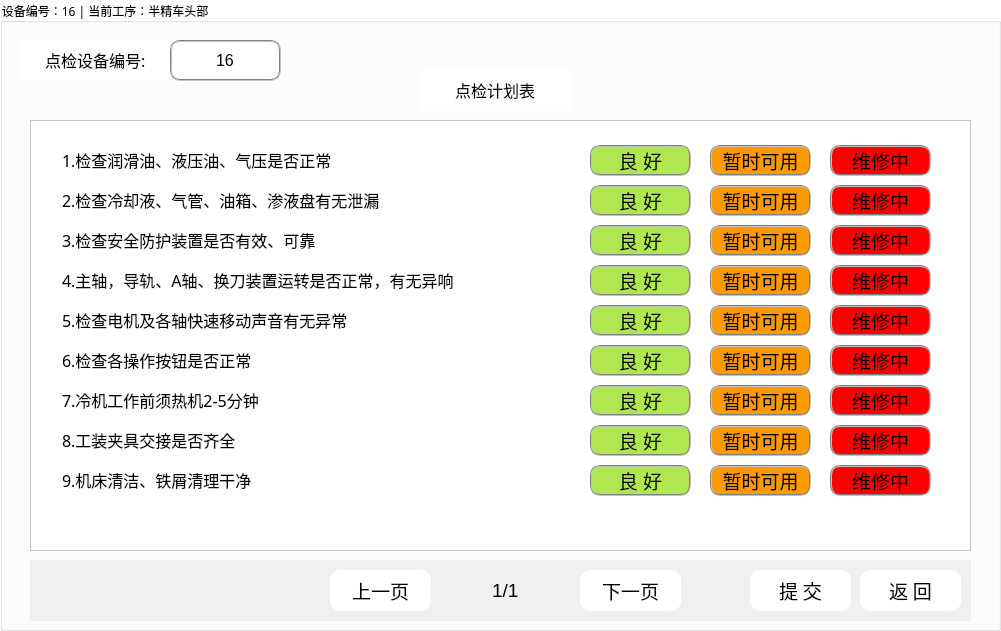
  <widget class="QGroupBox" name="groupBox">
   <property name="geometry">
    <rect>
     <x>11</x>
     <y>120</y>
     <width>1001</width>
     <height>631</height>
    </rect>
   </property>
   <property name="font">
    <font>
     <family>微软雅黑</family>
    </font>
   </property>
   <property name="styleSheet">
    <string notr="true">background-color: #ffffff;</string>
   </property>
   <property name="title">
    <string>设备编号：16 | 当前工序：半精车头部        </string>
   </property>
   <widget class="QLineEdit" name="lineEdit_51">
    <property name="geometry">
     <rect>
      <x>20</x>
      <y>40</y>
      <width>151</width>
      <height>41</height>
     </rect>
    </property>
    <property name="font">
     <font>
      <family>宋体</family>
      <pointsize>12</pointsize>
     </font>
    </property>
    <property name="styleSheet">
     <string notr="true">border:none</string>
    </property>
    <property name="text">
     <string>点检设备编号:</string>
    </property>
    <property name="cursorPosition">
     <number>7</number>
    </property>
    <property name="alignment">
     <set>Qt::AlignCenter</set>
    </property>
   </widget>
   <widget class="QLineEdit" name="lineEdit_67">
    <property name="geometry">
     <rect>
      <x>170</x>
      <y>40</y>
      <width>111</width>
      <height>41</height>
     </rect>
    </property>
    <property name="font">
     <font>
      <family>Arial</family>
      <pointsize>12</pointsize>
     </font>
    </property>
    <property name="styleSheet">
     <string notr="true">border-radius: 10px;
border: 2px groove gray;</string>
    </property>
    <property name="text">
     <string>16</string>
    </property>
    <property name="cursorPosition">
     <number>2</number>
    </property>
    <property name="alignment">
     <set>Qt::AlignCenter</set>
    </property>
   </widget>
   <widget class="QLineEdit" name="lineEdit_52">
    <property name="geometry">
     <rect>
      <x>420</x>
      <y>70</y>
      <width>151</width>
      <height>41</height>
     </rect>
    </property>
    <property name="font">
     <font>
      <family>宋体</family>
      <pointsize>12</pointsize>
     </font>
    </property>
    <property name="styleSheet">
     <string notr="true">border:none</string>
    </property>
    <property name="text">
     <string>点检计划表</string>
    </property>
    <property name="cursorPosition">
     <number>5</number>
    </property>
    <property name="alignment">
     <set>Qt::AlignCenter</set>
    </property>
   </widget>
   <widget class="QListView" name="listView">
    <property name="geometry">
     <rect>
      <x>30</x>
      <y>120</y>
      <width>941</width>
      <height>431</height>
     </rect>
    </property>
   </widget>
   <widget class="QLineEdit" name="lineEdit_53">
    <property name="geometry">
     <rect>
      <x>60</x>
      <y>140</y>
      <width>451</width>
      <height>41</height>
     </rect>
    </property>
    <property name="font">
     <font>
      <family>宋体</family>
      <pointsize>12</pointsize>
     </font>
    </property>
    <property name="styleSheet">
     <string notr="true">border:none;
text-align: left;</string>
    </property>
    <property name="text">
     <string>1.检查润滑油、液压油、气压是否正常</string>
    </property>
    <property name="cursorPosition">
     <number>18</number>
    </property>
    <property name="alignment">
     <set>Qt::AlignLeading|Qt::AlignLeft|Qt::AlignVCenter</set>
    </property>
   </widget>
   <widget class="QLineEdit" name="lineEdit_54">
    <property name="geometry">
     <rect>
      <x>60</x>
      <y>180</y>
      <width>451</width>
      <height>41</height>
     </rect>
    </property>
    <property name="font">
     <font>
      <family>宋体</family>
      <pointsize>12</pointsize>
     </font>
    </property>
    <property name="styleSheet">
     <string notr="true">border:none;
text-align: left;</string>
    </property>
    <property name="text">
     <string>2.检查冷却液、气管、油箱、渗液盘有无泄漏</string>
    </property>
    <property name="cursorPosition">
     <number>21</number>
    </property>
    <property name="alignment">
     <set>Qt::AlignLeading|Qt::AlignLeft|Qt::AlignVCenter</set>
    </property>
   </widget>
   <widget class="QLineEdit" name="lineEdit_55">
    <property name="geometry">
     <rect>
      <x>60</x>
      <y>220</y>
      <width>451</width>
      <height>41</height>
     </rect>
    </property>
    <property name="font">
     <font>
      <family>宋体</family>
      <pointsize>12</pointsize>
     </font>
    </property>
    <property name="styleSheet">
     <string notr="true">border:none;
text-align: left;</string>
    </property>
    <property name="text">
     <string>3.检查安全防护装置是否有效、可靠</string>
    </property>
    <property name="cursorPosition">
     <number>17</number>
    </property>
    <property name="alignment">
     <set>Qt::AlignLeading|Qt::AlignLeft|Qt::AlignVCenter</set>
    </property>
   </widget>
   <widget class="QLineEdit" name="lineEdit_56">
    <property name="geometry">
     <rect>
      <x>60</x>
      <y>260</y>
      <width>501</width>
      <height>41</height>
     </rect>
    </property>
    <property name="font">
     <font>
      <family>宋体</family>
      <pointsize>12</pointsize>
     </font>
    </property>
    <property name="styleSheet">
     <string notr="true">border:none;
text-align: left;</string>
    </property>
    <property name="text">
     <string>4.主轴，导轨、A轴、换刀装置运转是否正常，有无异响</string>
    </property>
    <property name="cursorPosition">
     <number>26</number>
    </property>
    <property name="alignment">
     <set>Qt::AlignLeading|Qt::AlignLeft|Qt::AlignVCenter</set>
    </property>
   </widget>
   <widget class="QLineEdit" name="lineEdit_57">
    <property name="geometry">
     <rect>
      <x>60</x>
      <y>300</y>
      <width>451</width>
      <height>41</height>
     </rect>
    </property>
    <property name="font">
     <font>
      <family>宋体</family>
      <pointsize>12</pointsize>
     </font>
    </property>
    <property name="styleSheet">
     <string notr="true">border:none;
text-align: left;</string>
    </property>
    <property name="text">
     <string>5.检查电机及各轴快速移动声音有无异常</string>
    </property>
    <property name="cursorPosition">
     <number>19</number>
    </property>
    <property name="alignment">
     <set>Qt::AlignLeading|Qt::AlignLeft|Qt::AlignVCenter</set>
    </property>
   </widget>
   <widget class="QLineEdit" name="lineEdit_58">
    <property name="geometry">
     <rect>
      <x>60</x>
      <y>340</y>
      <width>451</width>
      <height>41</height>
     </rect>
    </property>
    <property name="font">
     <font>
      <family>宋体</family>
      <pointsize>12</pointsize>
     </font>
    </property>
    <property name="styleSheet">
     <string notr="true">border:none;
text-align: left;</string>
    </property>
    <property name="text">
     <string>6.检查各操作按钮是否正常</string>
    </property>
    <property name="cursorPosition">
     <number>13</number>
    </property>
    <property name="alignment">
     <set>Qt::AlignLeading|Qt::AlignLeft|Qt::AlignVCenter</set>
    </property>
   </widget>
   <widget class="QLineEdit" name="lineEdit_59">
    <property name="geometry">
     <rect>
      <x>60</x>
      <y>380</y>
      <width>451</width>
      <height>41</height>
     </rect>
    </property>
    <property name="font">
     <font>
      <family>宋体</family>
      <pointsize>12</pointsize>
     </font>
    </property>
    <property name="styleSheet">
     <string notr="true">border:none;
text-align: left;</string>
    </property>
    <property name="text">
     <string>7.冷机工作前须热机2-5分钟</string>
    </property>
    <property name="cursorPosition">
     <number>15</number>
    </property>
    <property name="alignment">
     <set>Qt::AlignLeading|Qt::AlignLeft|Qt::AlignVCenter</set>
    </property>
   </widget>
   <widget class="QLineEdit" name="lineEdit_60">
    <property name="geometry">
     <rect>
      <x>60</x>
      <y>420</y>
      <width>451</width>
      <height>41</height>
     </rect>
    </property>
    <property name="font">
     <font>
      <family>宋体</family>
      <pointsize>12</pointsize>
     </font>
    </property>
    <property name="styleSheet">
     <string notr="true">border:none;
text-align: left;</string>
    </property>
    <property name="text">
     <string>8.工装夹具交接是否齐全</string>
    </property>
    <property name="cursorPosition">
     <number>12</number>
    </property>
    <property name="alignment">
     <set>Qt::AlignLeading|Qt::AlignLeft|Qt::AlignVCenter</set>
    </property>
   </widget>
   <widget class="QLineEdit" name="lineEdit_61">
    <property name="geometry">
     <rect>
      <x>60</x>
      <y>460</y>
      <width>451</width>
      <height>41</height>
     </rect>
    </property>
    <property name="font">
     <font>
      <family>宋体</family>
      <pointsize>12</pointsize>
     </font>
    </property>
    <property name="styleSheet">
     <string notr="true">border:none;
text-align: left;</string>
    </property>
    <property name="text">
     <string>9.机床清洁、铁屑清理干净</string>
    </property>
    <property name="cursorPosition">
     <number>13</number>
    </property>
    <property name="alignment">
     <set>Qt::AlignLeading|Qt::AlignLeft|Qt::AlignVCenter</set>
    </property>
   </widget>
   <widget class="QPushButton" name="pushButton_5">
    <property name="geometry">
     <rect>
      <x>590</x>
      <y>140</y>
      <width>101</width>
      <height>41</height>
     </rect>
    </property>
    <property name="font">
     <font>
      <family>Arial</family>
      <pointsize>14</pointsize>
     </font>
    </property>
    <property name="styleSheet">
     <string notr="true">QPushButton#pushButton_5 {
background-color: #B0E650;
border-radius: 10px;
border: 2px groove gray;
margin: 5px 0;
}

QPushButton#pushButton_5:hover {
background-color: rgb(240,240,240);
}</string>
    </property>
    <property name="text">
     <string>良 好</string>
    </property>
   </widget>
   <widget class="QPushButton" name="pushButton_6">
    <property name="geometry">
     <rect>
      <x>710</x>
      <y>140</y>
      <width>101</width>
      <height>41</height>
     </rect>
    </property>
    <property name="font">
     <font>
      <family>Arial</family>
      <pointsize>14</pointsize>
     </font>
    </property>
    <property name="styleSheet">
     <string notr="true">QPushButton#pushButton_6 {
background-color: #FF9900;
border-radius: 10px;
border: 2px groove gray;
margin: 5px 0;
}

QPushButton#pushButton_6:hover {
background-color: rgb(240,240,240);
}</string>
    </property>
    <property name="text">
     <string>暂时可用</string>
    </property>
   </widget>
   <widget class="QPushButton" name="pushButton_7">
    <property name="geometry">
     <rect>
      <x>830</x>
      <y>140</y>
      <width>101</width>
      <height>41</height>
     </rect>
    </property>
    <property name="font">
     <font>
      <family>Arial</family>
      <pointsize>14</pointsize>
     </font>
    </property>
    <property name="styleSheet">
     <string notr="true">QPushButton#pushButton_7 {
background-color: red;
border-radius: 10px;
border: 2px groove gray;
margin: 5px 0;
}

QPushButton#pushButton_7:hover {
background-color: rgb(240,240,240);
}</string>
    </property>
    <property name="text">
     <string>维修中</string>
    </property>
   </widget>
   <widget class="QPushButton" name="pushButton_8">
    <property name="geometry">
     <rect>
      <x>830</x>
      <y>180</y>
      <width>101</width>
      <height>41</height>
     </rect>
    </property>
    <property name="font">
     <font>
      <family>Arial</family>
      <pointsize>14</pointsize>
     </font>
    </property>
    <property name="styleSheet">
     <string notr="true">QPushButton#pushButton_8 {
background-color: red;
border-radius: 10px;
border: 2px groove gray;
margin: 5px 0;
}

QPushButton#pushButton_8:hover {
background-color: rgb(240,240,240);
}</string>
    </property>
    <property name="text">
     <string>维修中</string>
    </property>
   </widget>
   <widget class="QPushButton" name="pushButton_9">
    <property name="geometry">
     <rect>
      <x>590</x>
      <y>180</y>
      <width>101</width>
      <height>41</height>
     </rect>
    </property>
    <property name="font">
     <font>
      <family>Arial</family>
      <pointsize>14</pointsize>
     </font>
    </property>
    <property name="styleSheet">
     <string notr="true">QPushButton#pushButton_9 {
background-color: #B0E650;
border-radius: 10px;
border: 2px groove gray;
margin: 5px 0;
}

QPushButton#pushButton_9:hover {
background-color: rgb(240,240,240);
}</string>
    </property>
    <property name="text">
     <string>良 好</string>
    </property>
   </widget>
   <widget class="QPushButton" name="pushButton_10">
    <property name="geometry">
     <rect>
      <x>710</x>
      <y>180</y>
      <width>101</width>
      <height>41</height>
     </rect>
    </property>
    <property name="font">
     <font>
      <family>Arial</family>
      <pointsize>14</pointsize>
     </font>
    </property>
    <property name="styleSheet">
     <string notr="true">QPushButton#pushButton_10 {
background-color: #FF9900;
border-radius: 10px;
border: 2px groove gray;
margin: 5px 0;
}

QPushButton#pushButton_10:hover {
background-color: rgb(240,240,240);
}</string>
    </property>
    <property name="text">
     <string>暂时可用</string>
    </property>
   </widget>
   <widget class="QPushButton" name="pushButton_11">
    <property name="geometry">
     <rect>
      <x>590</x>
      <y>220</y>
      <width>101</width>
      <height>41</height>
     </rect>
    </property>
    <property name="font">
     <font>
      <family>Arial</family>
      <pointsize>14</pointsize>
     </font>
    </property>
    <property name="styleSheet">
     <string notr="true">QPushButton#pushButton_11 {
background-color: #B0E650;
border-radius: 10px;
border: 2px groove gray;
margin: 5px 0;
}

QPushButton#pushButton_11:hover {
background-color: rgb(240,240,240);
}</string>
    </property>
    <property name="text">
     <string>良 好</string>
    </property>
   </widget>
   <widget class="QPushButton" name="pushButton_12">
    <property name="geometry">
     <rect>
      <x>710</x>
      <y>220</y>
      <width>101</width>
      <height>41</height>
     </rect>
    </property>
    <property name="font">
     <font>
      <family>Arial</family>
      <pointsize>14</pointsize>
     </font>
    </property>
    <property name="styleSheet">
     <string notr="true">QPushButton#pushButton_12 {
background-color: #FF9900;
border-radius: 10px;
border: 2px groove gray;
margin: 5px 0;
}

QPushButton#pushButton_12:hover {
background-color: rgb(240,240,240);
}</string>
    </property>
    <property name="text">
     <string>暂时可用</string>
    </property>
   </widget>
   <widget class="QPushButton" name="pushButton_13">
    <property name="geometry">
     <rect>
      <x>830</x>
      <y>220</y>
      <width>101</width>
      <height>41</height>
     </rect>
    </property>
    <property name="font">
     <font>
      <family>Arial</family>
      <pointsize>14</pointsize>
     </font>
    </property>
    <property name="styleSheet">
     <string notr="true">QPushButton#pushButton_13 {
background-color: red;
border-radius: 10px;
border: 2px groove gray;
margin: 5px 0;
}

QPushButton#pushButton_13:hover {
background-color: rgb(240,240,240);
}</string>
    </property>
    <property name="text">
     <string>维修中</string>
    </property>
   </widget>
   <widget class="QPushButton" name="pushButton_14">
    <property name="geometry">
     <rect>
      <x>590</x>
      <y>260</y>
      <width>101</width>
      <height>41</height>
     </rect>
    </property>
    <property name="font">
     <font>
      <family>Arial</family>
      <pointsize>14</pointsize>
     </font>
    </property>
    <property name="styleSheet">
     <string notr="true">QPushButton#pushButton_14 {
background-color: #B0E650;
border-radius: 10px;
border: 2px groove gray;
margin: 5px 0;
}

QPushButton#pushButton_14:hover {
background-color: rgb(240,240,240);
}</string>
    </property>
    <property name="text">
     <string>良 好</string>
    </property>
   </widget>
   <widget class="QPushButton" name="pushButton_15">
    <property name="geometry">
     <rect>
      <x>710</x>
      <y>260</y>
      <width>101</width>
      <height>41</height>
     </rect>
    </property>
    <property name="font">
     <font>
      <family>Arial</family>
      <pointsize>14</pointsize>
     </font>
    </property>
    <property name="styleSheet">
     <string notr="true">QPushButton#pushButton_15 {
background-color: #FF9900;
border-radius: 10px;
border: 2px groove gray;
margin: 5px 0;
}

QPushButton#pushButton_15:hover {
background-color: rgb(240,240,240);
}</string>
    </property>
    <property name="text">
     <string>暂时可用</string>
    </property>
   </widget>
   <widget class="QPushButton" name="pushButton_16">
    <property name="geometry">
     <rect>
      <x>830</x>
      <y>260</y>
      <width>101</width>
      <height>41</height>
     </rect>
    </property>
    <property name="font">
     <font>
      <family>Arial</family>
      <pointsize>14</pointsize>
     </font>
    </property>
    <property name="styleSheet">
     <string notr="true">QPushButton#pushButton_16 {
background-color: red;
border-radius: 10px;
border: 2px groove gray;
margin: 5px 0;
}

QPushButton#pushButton_16:hover {
background-color: rgb(240,240,240);
}</string>
    </property>
    <property name="text">
     <string>维修中</string>
    </property>
   </widget>
   <widget class="QPushButton" name="pushButton_17">
    <property name="geometry">
     <rect>
      <x>590</x>
      <y>300</y>
      <width>101</width>
      <height>41</height>
     </rect>
    </property>
    <property name="font">
     <font>
      <family>Arial</family>
      <pointsize>14</pointsize>
     </font>
    </property>
    <property name="styleSheet">
     <string notr="true">QPushButton#pushButton_17 {
background-color: #B0E650;
border-radius: 10px;
border: 2px groove gray;
margin: 5px 0;
}

QPushButton#pushButton_17:hover {
background-color: rgb(240,240,240);
}</string>
    </property>
    <property name="text">
     <string>良 好</string>
    </property>
   </widget>
   <widget class="QPushButton" name="pushButton_19">
    <property name="geometry">
     <rect>
      <x>710</x>
      <y>300</y>
      <width>101</width>
      <height>41</height>
     </rect>
    </property>
    <property name="font">
     <font>
      <family>Arial</family>
      <pointsize>14</pointsize>
     </font>
    </property>
    <property name="styleSheet">
     <string notr="true">QPushButton#pushButton_19 {
background-color: #FF9900;
border-radius: 10px;
border: 2px groove gray;
margin: 5px 0;
}

QPushButton#pushButton_19:hover {
background-color: rgb(240,240,240);
}</string>
    </property>
    <property name="text">
     <string>暂时可用</string>
    </property>
   </widget>
   <widget class="QPushButton" name="pushButton_21">
    <property name="geometry">
     <rect>
      <x>830</x>
      <y>300</y>
      <width>101</width>
      <height>41</height>
     </rect>
    </property>
    <property name="font">
     <font>
      <family>Arial</family>
      <pointsize>14</pointsize>
     </font>
    </property>
    <property name="styleSheet">
     <string notr="true">QPushButton#pushButton_21 {
background-color: red;
border-radius: 10px;
border: 2px groove gray;
margin: 5px 0;
}

QPushButton#pushButton_21:hover {
background-color: rgb(240,240,240);
}</string>
    </property>
    <property name="text">
     <string>维修中</string>
    </property>
   </widget>
   <widget class="QPushButton" name="pushButton_22">
    <property name="geometry">
     <rect>
      <x>590</x>
      <y>340</y>
      <width>101</width>
      <height>41</height>
     </rect>
    </property>
    <property name="font">
     <font>
      <family>Arial</family>
      <pointsize>14</pointsize>
     </font>
    </property>
    <property name="styleSheet">
     <string notr="true">QPushButton#pushButton_22 {
background-color: #B0E650;
border-radius: 10px;
border: 2px groove gray;
margin: 5px 0;
}

QPushButton#pushButton_22:hover {
background-color: rgb(240,240,240);
}</string>
    </property>
    <property name="text">
     <string>良 好</string>
    </property>
   </widget>
   <widget class="QPushButton" name="pushButton_23">
    <property name="geometry">
     <rect>
      <x>710</x>
      <y>340</y>
      <width>101</width>
      <height>41</height>
     </rect>
    </property>
    <property name="font">
     <font>
      <family>Arial</family>
      <pointsize>14</pointsize>
     </font>
    </property>
    <property name="styleSheet">
     <string notr="true">QPushButton#pushButton_23 {
background-color: #FF9900;
border-radius: 10px;
border: 2px groove gray;
margin: 5px 0;
}

QPushButton#pushButton_23:hover {
background-color: rgb(240,240,240);
}</string>
    </property>
    <property name="text">
     <string>暂时可用</string>
    </property>
   </widget>
   <widget class="QPushButton" name="pushButton_25">
    <property name="geometry">
     <rect>
      <x>830</x>
      <y>340</y>
      <width>101</width>
      <height>41</height>
     </rect>
    </property>
    <property name="font">
     <font>
      <family>Arial</family>
      <pointsize>14</pointsize>
     </font>
    </property>
    <property name="styleSheet">
     <string notr="true">QPushButton#pushButton_25 {
background-color: red;
border-radius: 10px;
border: 2px groove gray;
margin: 5px 0;
}

QPushButton#pushButton_25:hover {
background-color: rgb(240,240,240);
}</string>
    </property>
    <property name="text">
     <string>维修中</string>
    </property>
   </widget>
   <widget class="QPushButton" name="pushButton_26">
    <property name="geometry">
     <rect>
      <x>590</x>
      <y>380</y>
      <width>101</width>
      <height>41</height>
     </rect>
    </property>
    <property name="font">
     <font>
      <family>Arial</family>
      <pointsize>14</pointsize>
     </font>
    </property>
    <property name="styleSheet">
     <string notr="true">QPushButton#pushButton_26 {
background-color: #B0E650;
border-radius: 10px;
border: 2px groove gray;
margin: 5px 0;
}

QPushButton#pushButton_26:hover {
background-color: rgb(240,240,240);
}</string>
    </property>
    <property name="text">
     <string>良 好</string>
    </property>
   </widget>
   <widget class="QPushButton" name="pushButton_27">
    <property name="geometry">
     <rect>
      <x>710</x>
      <y>380</y>
      <width>101</width>
      <height>41</height>
     </rect>
    </property>
    <property name="font">
     <font>
      <family>Arial</family>
      <pointsize>14</pointsize>
     </font>
    </property>
    <property name="styleSheet">
     <string notr="true">QPushButton#pushButton_27 {
background-color: #FF9900;
border-radius: 10px;
border: 2px groove gray;
margin: 5px 0;
}

QPushButton#pushButton_27:hover {
background-color: rgb(240,240,240);
}</string>
    </property>
    <property name="text">
     <string>暂时可用</string>
    </property>
   </widget>
   <widget class="QPushButton" name="pushButton_28">
    <property name="geometry">
     <rect>
      <x>830</x>
      <y>380</y>
      <width>101</width>
      <height>41</height>
     </rect>
    </property>
    <property name="font">
     <font>
      <family>Arial</family>
      <pointsize>14</pointsize>
     </font>
    </property>
    <property name="styleSheet">
     <string notr="true">QPushButton#pushButton_28 {
background-color: red;
border-radius: 10px;
border: 2px groove gray;
margin: 5px 0;
}

QPushButton#pushButton_28:hover {
background-color: rgb(240,240,240);
}</string>
    </property>
    <property name="text">
     <string>维修中</string>
    </property>
   </widget>
   <widget class="QPushButton" name="pushButton_29">
    <property name="geometry">
     <rect>
      <x>590</x>
      <y>420</y>
      <width>101</width>
      <height>41</height>
     </rect>
    </property>
    <property name="font">
     <font>
      <family>Arial</family>
      <pointsize>14</pointsize>
     </font>
    </property>
    <property name="styleSheet">
     <string notr="true">QPushButton#pushButton_29 {
background-color: #B0E650;
border-radius: 10px;
border: 2px groove gray;
margin: 5px 0;
}

QPushButton#pushButton_29:hover {
background-color: rgb(240,240,240);
}</string>
    </property>
    <property name="text">
     <string>良 好</string>
    </property>
   </widget>
   <widget class="QPushButton" name="pushButton_31">
    <property name="geometry">
     <rect>
      <x>710</x>
      <y>420</y>
      <width>101</width>
      <height>41</height>
     </rect>
    </property>
    <property name="font">
     <font>
      <family>Arial</family>
      <pointsize>14</pointsize>
     </font>
    </property>
    <property name="styleSheet">
     <string notr="true">QPushButton#pushButton_31 {
background-color: #FF9900;
border-radius: 10px;
border: 2px groove gray;
margin: 5px 0;
}

QPushButton#pushButton_31:hover {
background-color: rgb(240,240,240);
}</string>
    </property>
    <property name="text">
     <string>暂时可用</string>
    </property>
   </widget>
   <widget class="QPushButton" name="pushButton_32">
    <property name="geometry">
     <rect>
      <x>830</x>
      <y>420</y>
      <width>101</width>
      <height>41</height>
     </rect>
    </property>
    <property name="font">
     <font>
      <family>Arial</family>
      <pointsize>14</pointsize>
     </font>
    </property>
    <property name="styleSheet">
     <string notr="true">QPushButton#pushButton_32 {
background-color: red;
border-radius: 10px;
border: 2px groove gray;
margin: 5px 0;
}

QPushButton#pushButton_32:hover {
background-color: rgb(240,240,240);
}</string>
    </property>
    <property name="text">
     <string>维修中</string>
    </property>
   </widget>
   <widget class="QPushButton" name="pushButton_33">
    <property name="geometry">
     <rect>
      <x>590</x>
      <y>460</y>
      <width>101</width>
      <height>41</height>
     </rect>
    </property>
    <property name="font">
     <font>
      <family>Arial</family>
      <pointsize>14</pointsize>
     </font>
    </property>
    <property name="styleSheet">
     <string notr="true">QPushButton#pushButton_33 {
background-color: #B0E650;
border-radius: 10px;
border: 2px groove gray;
margin: 5px 0;
}

QPushButton#pushButton_33:hover {
background-color: rgb(240,240,240);
}</string>
    </property>
    <property name="text">
     <string>良 好</string>
    </property>
   </widget>
   <widget class="QPushButton" name="pushButton_34">
    <property name="geometry">
     <rect>
      <x>710</x>
      <y>460</y>
      <width>101</width>
      <height>41</height>
     </rect>
    </property>
    <property name="font">
     <font>
      <family>Arial</family>
      <pointsize>14</pointsize>
     </font>
    </property>
    <property name="styleSheet">
     <string notr="true">QPushButton#pushButton_34 {
background-color: #FF9900;
border-radius: 10px;
border: 2px groove gray;
margin: 5px 0;
}

QPushButton#pushButton_34:hover {
background-color: rgb(240,240,240);
}</string>
    </property>
    <property name="text">
     <string>暂时可用</string>
    </property>
   </widget>
   <widget class="QPushButton" name="pushButton_35">
    <property name="geometry">
     <rect>
      <x>830</x>
      <y>460</y>
      <width>101</width>
      <height>41</height>
     </rect>
    </property>
    <property name="font">
     <font>
      <family>Arial</family>
      <pointsize>14</pointsize>
     </font>
    </property>
    <property name="styleSheet">
     <string notr="true">QPushButton#pushButton_35 {
background-color: red;
border-radius: 10px;
border: 2px groove gray;
margin: 5px 0;
}

QPushButton#pushButton_35:hover {
background-color: rgb(240,240,240);
}</string>
    </property>
    <property name="text">
     <string>维修中</string>
    </property>
   </widget>
   <widget class="QPushButton" name="pushButton_18">
    <property name="geometry">
     <rect>
      <x>330</x>
      <y>570</y>
      <width>101</width>
      <height>41</height>
     </rect>
    </property>
    <property name="font">
     <font>
      <family>宋体</family>
      <pointsize>14</pointsize>
     </font>
    </property>
    <property name="styleSheet">
     <string notr="true">QPushButton#pushButton_18 {
border: 1px solid black;
background-color: #ffffff;
border: none;
border-radius: 10px;
}

QPushButton#pushButton_18:hover {
background-color: rgb(240,240,240);
}</string>
    </property>
    <property name="text">
     <string>上一页</string>
    </property>
   </widget>
   <widget class="QPushButton" name="pushButton_4">
    <property name="geometry">
     <rect>
      <x>860</x>
      <y>570</y>
      <width>101</width>
      <height>41</height>
     </rect>
    </property>
    <property name="font">
     <font>
      <family>宋体</family>
      <pointsize>14</pointsize>
     </font>
    </property>
    <property name="styleSheet">
     <string notr="true">QPushButton#pushButton_4 {
border: none;
background-color: #ffffff;
border-radius: 10px;
}

QPushButton#pushButton_4:hover {
background-color: rgb(240,240,240);
}</string>
    </property>
    <property name="text">
     <string>返 回</string>
    </property>
   </widget>
   <widget class="QPushButton" name="pushButton_3">
    <property name="geometry">
     <rect>
      <x>580</x>
      <y>570</y>
      <width>101</width>
      <height>41</height>
     </rect>
    </property>
    <property name="font">
     <font>
      <family>宋体</family>
      <pointsize>14</pointsize>
     </font>
    </property>
    <property name="styleSheet">
     <string notr="true">QPushButton#pushButton_3 {
border: 1px solid black;
background-color: #ffffff;
border: none;
border-radius: 10px;
}

QPushButton#pushButton_3:hover {
background-color: rgb(240,240,240);
}</string>
    </property>
    <property name="text">
     <string>下一页</string>
    </property>
   </widget>
   <widget class="QTableWidget" name="tableWidget_3">
    <property name="geometry">
     <rect>
      <x>30</x>
      <y>560</y>
      <width>941</width>
      <height>61</height>
     </rect>
    </property>
    <property name="font">
     <font>
      <pointsize>10</pointsize>
     </font>
    </property>
    <property name="styleSheet">
     <string notr="true">background-color: #F0F0F0;
border: none;</string>
    </property>
    <property name="verticalScrollMode">
     <enum>QAbstractItemView::ScrollPerItem</enum>
    </property>
    <attribute name="horizontalHeaderVisible">
     <bool>true</bool>
    </attribute>
    <attribute name="horizontalHeaderCascadingSectionResizes">
     <bool>true</bool>
    </attribute>
   </widget>
   <widget class="QLineEdit" name="lineEdit_8">
    <property name="geometry">
     <rect>
      <x>460</x>
      <y>570</y>
      <width>91</width>
      <height>41</height>
     </rect>
    </property>
    <property name="font">
     <font>
      <family>Arial</family>
      <pointsize>14</pointsize>
     </font>
    </property>
    <property name="styleSheet">
     <string notr="true">border:none;
background-color: #F0F0F0;</string>
    </property>
    <property name="text">
     <string>1/1</string>
    </property>
    <property name="cursorPosition">
     <number>3</number>
    </property>
    <property name="alignment">
     <set>Qt::AlignCenter</set>
    </property>
   </widget>
   <widget class="QPushButton" name="pushButton_36">
    <property name="geometry">
     <rect>
      <x>750</x>
      <y>570</y>
      <width>101</width>
      <height>41</height>
     </rect>
    </property>
    <property name="font">
     <font>
      <family>宋体</family>
      <pointsize>14</pointsize>
     </font>
    </property>
    <property name="styleSheet">
     <string notr="true">QPushButton#pushButton_36 {
border: none;
background-color: #ffffff;
border-radius: 10px;
}

QPushButton#pushButton_36:hover {
background-color: rgb(240,240,240);
}</string>
    </property>
    <property name="text">
     <string>提 交</string>
    </property>
   </widget>
   <zorder>tableWidget_3</zorder>
   <zorder>lineEdit_51</zorder>
   <zorder>lineEdit_67</zorder>
   <zorder>lineEdit_52</zorder>
   <zorder>listView</zorder>
   <zorder>lineEdit_53</zorder>
   <zorder>lineEdit_54</zorder>
   <zorder>lineEdit_55</zorder>
   <zorder>lineEdit_56</zorder>
   <zorder>lineEdit_57</zorder>
   <zorder>lineEdit_58</zorder>
   <zorder>lineEdit_59</zorder>
   <zorder>lineEdit_60</zorder>
   <zorder>lineEdit_61</zorder>
   <zorder>pushButton_5</zorder>
   <zorder>pushButton_6</zorder>
   <zorder>pushButton_7</zorder>
   <zorder>pushButton_8</zorder>
   <zorder>pushButton_9</zorder>
   <zorder>pushButton_10</zorder>
   <zorder>pushButton_11</zorder>
   <zorder>pushButton_12</zorder>
   <zorder>pushButton_13</zorder>
   <zorder>pushButton_14</zorder>
   <zorder>pushButton_15</zorder>
   <zorder>pushButton_16</zorder>
   <zorder>pushButton_17</zorder>
   <zorder>pushButton_19</zorder>
   <zorder>pushButton_21</zorder>
   <zorder>pushButton_22</zorder>
   <zorder>pushButton_23</zorder>
   <zorder>pushButton_25</zorder>
   <zorder>pushButton_26</zorder>
   <zorder>pushButton_27</zorder>
   <zorder>pushButton_28</zorder>
   <zorder>pushButton_29</zorder>
   <zorder>pushButton_31</zorder>
   <zorder>pushButton_32</zorder>
   <zorder>pushButton_33</zorder>
   <zorder>pushButton_34</zorder>
   <zorder>pushButton_35</zorder>
   <zorder>pushButton_18</zorder>
   <zorder>pushButton_4</zorder>
   <zorder>pushButton_3</zorder>
   <zorder>lineEdit_8</zorder>
   <zorder>pushButton_36</zorder>
  </widget>
